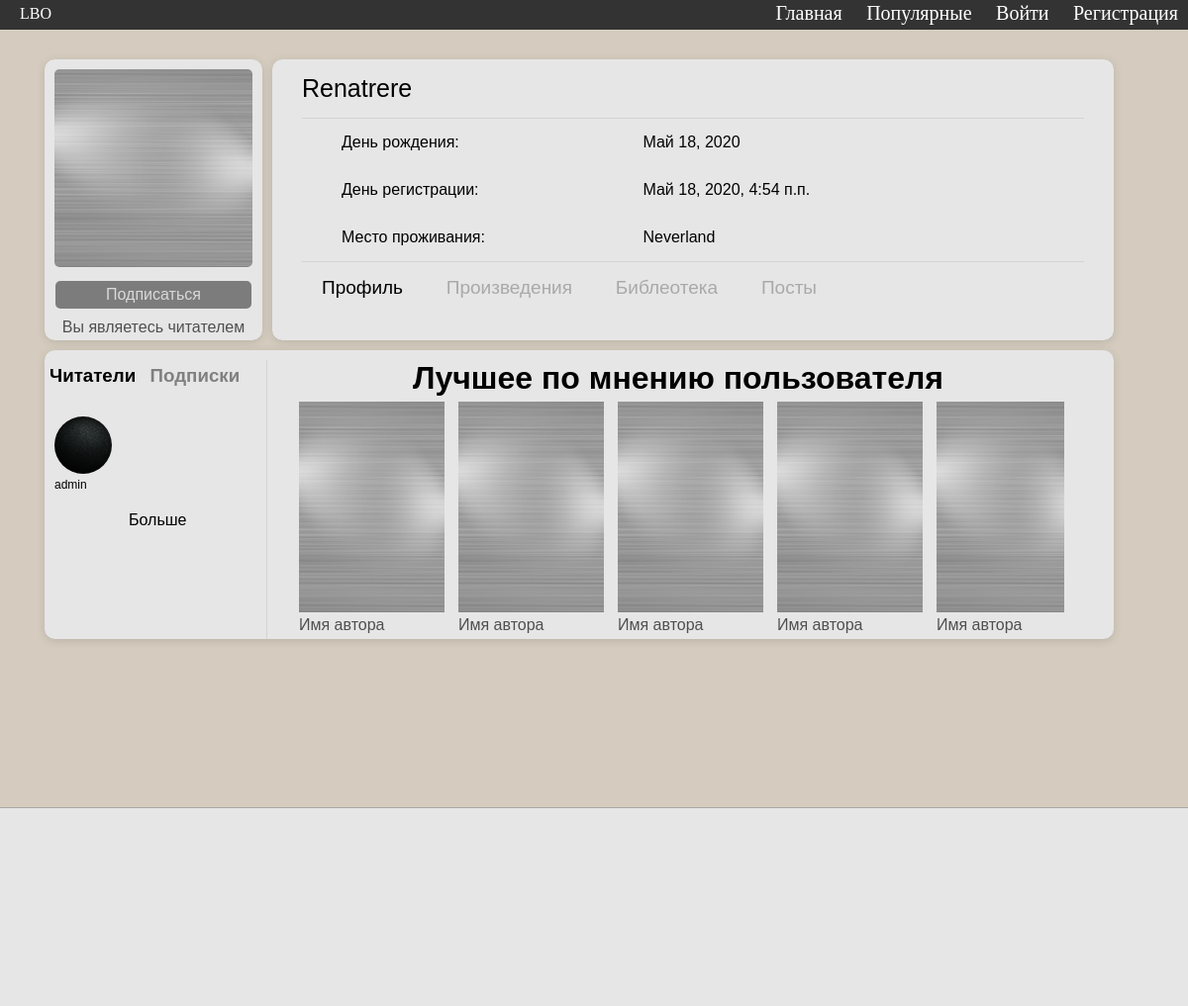
Screenshot of /cabinet/2/ with the database file from the repository.
### cabinet/models.py (models this page shows)
class User(AbstractUser):
	about_me = models.CharField(max_length=100, blank=True)
	status = models.CharField(max_length=50, blank=True)
	image = models.ImageField(upload_to="images/", default="images/black.jpg")
	is_on = models.BooleanField(default=True)
	location = models.CharField(default="Neverland", max_length=20)
	birth_date = models.DateField(default=timezone.now)
	class Meta:
		verbose_name = 'Пользователь'
		verbose_name_plural = 'Пользователи'

### home/models.py (models this page shows, shortened)
class Person(models.Model):
	user = models.OneToOneField(User, on_delete = models.CASCADE, related_name="person")
	read = models.ManyToManyField("Book", blank=True, related_name="users")
	friends = models.ManyToManyField("cabinet.User", blank=True, related_name='users')
	class Meta:
		verbose_name = 'Людь'
		verbose_name_plural = 'Люди'

### cabinet/views.py (the view)
# urls.py: path('cabinet/', include("cabinet.urls")),
def cabinet(request, user_id):
	d = {}
	d['edit'] = False
	if user_id == request.user.id:
		d['edit'] = True
	d['human'] = get_object_or_404(User, id=user_id)
	d['written'] = Book.objects.filter(author_name_id=user_id)
	d['read'] = get_object_or_404(Person, user_id=user_id).read.all
	d["user"] = request.user
	a = d["human"].users.all()
	d['readers'] = a if len(a) < 7 else a[0:6]
	a = d["human"].person.friends.all()
	d['subscriptions'] = a if len(a) < 7 else a[0:6]
	d["in_friends"] = request.user in d["subscriptions"]
	return render(request, "cabinet/cabinet.html", d)

### cabinet/templates/cabinet/cabinet.html (shortened to what this page needs)
{% load static %}
<!DOCTYPE html>
<html>
<head>
	<link rel="stylesheet" type="text/css" href="{% static 'css/style.css' %}">
	<link rel="stylesheet" type="text/css" href="{% static 'css/media_queries.css' %}">
</head>
<body>
{% include 'home/header.html' %}
<div class="container">
	<div class="element for_user_img">
		<img src="/media/images/silver.png" alt="" class="user_img">
		{% if edit %}
		<a href="#" class="edit back_inf">Редактировать</a>
		{% else %}
		{% if in_friends %}
		<a href="#" class="edit back_inf">Отписаться</a>
		{% else %}
		<a href="{% url 'cabinet:add_friend' human.id %}" class="edit back_inf">Подписаться</a>
		{% endif %}
		{% endif %}
		<div class="back_inf" style="margin: 10px 0 4px 0">Вы являетесь читателем</div>
	</div>
	<div class="fixed_inf element">
	 	<div class="main_inf">
	 		<p class="username">{{human.username}}</p>
	 		<div class="manda_inf">
 				<ul class="fixed_inf_row" style="border-top: 1px solid lightgrey; padding-top: 15px;">
 					<li class="th1">День рождения:</li>
 					<li class="th2">{{human.birth_date}}</li>
 				</ul>
 				<ul class="fixed_inf_row">
 					<li class="th1">День регистрации:</li>
 					<li class="th2">{{human.date_joined}}</li>
 				</ul>
 				<ul class="fixed_inf_row" style="border-bottom: 1px solid lightgrey;">
 					<li class="th1">Место проживания:</li>
 					<li class="th2">{{human.location}}</li>
 				</ul>
	 		</div>
	 		<header class="user_nav">
	 			<nav>
		 			<div class="user_section" onclick="user_nav(0)">Профиль</div>
			 		<div class="user_section" onclick="user_nav(1)">Произведения</div>
			 		<div class="user_section" onclick="user_nav(2)">Библеотека</div>
			 		<div class="user_section" onclick="user_nav(3)">Посты</div>
			 	</nav>
		 	</header>
	 	</div>
	</div>
	<div class="favorite flex_row element">
		<div class="friend_table">
			<div style="margin-bottom: 20px;">
				<div class="span">
					<h3 class="friends_section" onclick="friends_nav(0)">Читатели</h3>
				</div>
				<div class="span" style="margin-left: 10px;">
					<h3 class="friends_section" onclick="friends_nav(1)">Подписки</h3>
				</div>
			</div>
			<div class="friends">
				{% for friend in readers %}
					<a href="{% url 'cabinet:cabinet' friend.user.id %}" class="friend">
						<img src="{{friend.user.image.url}}" alt="" class="friend_img">
						<div class="friend_name">{{friend.user.username}}</div>
					</a>
				{% endfor %}
			</div>
			<a href="#" style="position: relative; left: 80px; margin-top: 10px; display: block;">Больше</a>
		</div>
		<div><h1 style="text-align: center;">Лучшее по мнению пользователя</h1>
		<div class="slider_wraper">
			<div class="favorite_book">
				<a href=""><img class="img_slide" src="/media/images/silver.png" alt=""></a>
				<div class="back_inf">Имя автора</div>
			</div>
			<div class="favorite_book">
				<a href=""><img class="img_slide" src="/media/images/silver.png" alt=""></a>
				<div class="back_inf">Имя автора</div>
			</div>
			<div class="favorite_book">
				<a href=""><img class="img_slide" src="/media/images/silver.png" alt=""></a>
				<div class="back_inf">Имя автора</div>
			</div>
			<div class="favorite_book">
				<a href=""><img class="img_slide" src="/media/images/silver.png" alt=""></a>
				<div class="back_inf">Имя автора</div>
			</div>
			<div class="favorite_book">
				<a href=""><img class="img_slide" src="/media/images/silver.png" alt=""></a>
				<div class="back_inf">Имя автора</div>
			</div>
		</div></div>
	</div>
</div>
{% include 'home/footer.html' %}
</body>
</html>

### static/css/style.css (style rules this page uses)
body { margin: 0; background: #D5CCBF; font-family: "Helvetica"; }
.flex_row { grid-column: 1/3; box-sizing: border-box; }
h1, h2, h3, h4, h5, h6 { margin: 0; }
a { text-decoration: none; color: black; }
img { max-width: 100%; }
.span { display: inline-block; }
.element { background: #E6E6E6; border-radius: 10px; box-shadow: 0 0.005em 0.01em 0 rgba(0,0,0,.12), 0 2px 10px 0 rgba(0,0,0,.12); }
.slider_wraper { width: 1035px; display: flex; overflow: hidden; align-items: flex-start; flex-direction: row; width: calc(100% - 50px); margin-left: 25px; transition: transform 0.6s ease; }
.img_slide { height: 213px; max-width: 147px; min-height: initial; min-width: 120px; }
.back_inf { opacity: 0.65; }
.container { width: 1110px; position: relative; margin: 60px auto; display: grid; grid-gap: 10px; grid-template-columns: 220px 850px; }
.user_img { width: 200px; height: 200px; position: relative; box-sizing: border-box; margin: 10px 10px; border-radius: 5px; }
.for_user_img { position: relative; text-align: center; }
.edit { position: relative; width: 90%; margin: 0 auto; background: #444444; color: lightgrey; display: block; box-sizing: content-box; padding: 5px 0; border-radius: 5px; }
.fixed_inf { padding: 15px 30px; }
.username { font-size: 25px; font-weight: 400; margin: 0; }
.th1 { position: relative; width: 40%; text-align: left; display: inline-block; }
.th2 { position: relative; display: inline-block; }
.fixed_inf_row { margin: 15px 0; padding-bottom: 15px; display: block; }
.user_nav { font-size: 19px; display: flex; width: 100%; position: relative; }
.user_nav > nav { display: flex; justify-content: space-between; width: 500px; margin-left: 20px; }
.user_section { cursor: pointer; }
.friend_table { display: inline-block; position: relative; width: 225px; height: auto; padding: 5px; padding-right: 0; box-sizing: border-box; border-right: 1px solid lightgrey; }
.friends { position: relative; display: block; }
.friend { display: inline-block; margin: 10px 5px; }
.friend_name { font-size: 12px; }
.friend_img { height: 57.66666px; width: 57.66666px; background-size: cover; border-radius: 50px; }
.favorite { position: relative; padding-top: 10px; display: flex; }
.favorite_book { display: inline-block; margin: 5px 7px; }
.favorite_book > a { width: 147px; position: relative; }
.friends_section { cursor: pointer; }

### rows the page displays
User: username "Renatrere", birth_date "Май 18, 2020", date_joined "Май 18, 2020, 4:54 п.п.", location "Neverland"
Person: user.image (picture), user.username "admin"
